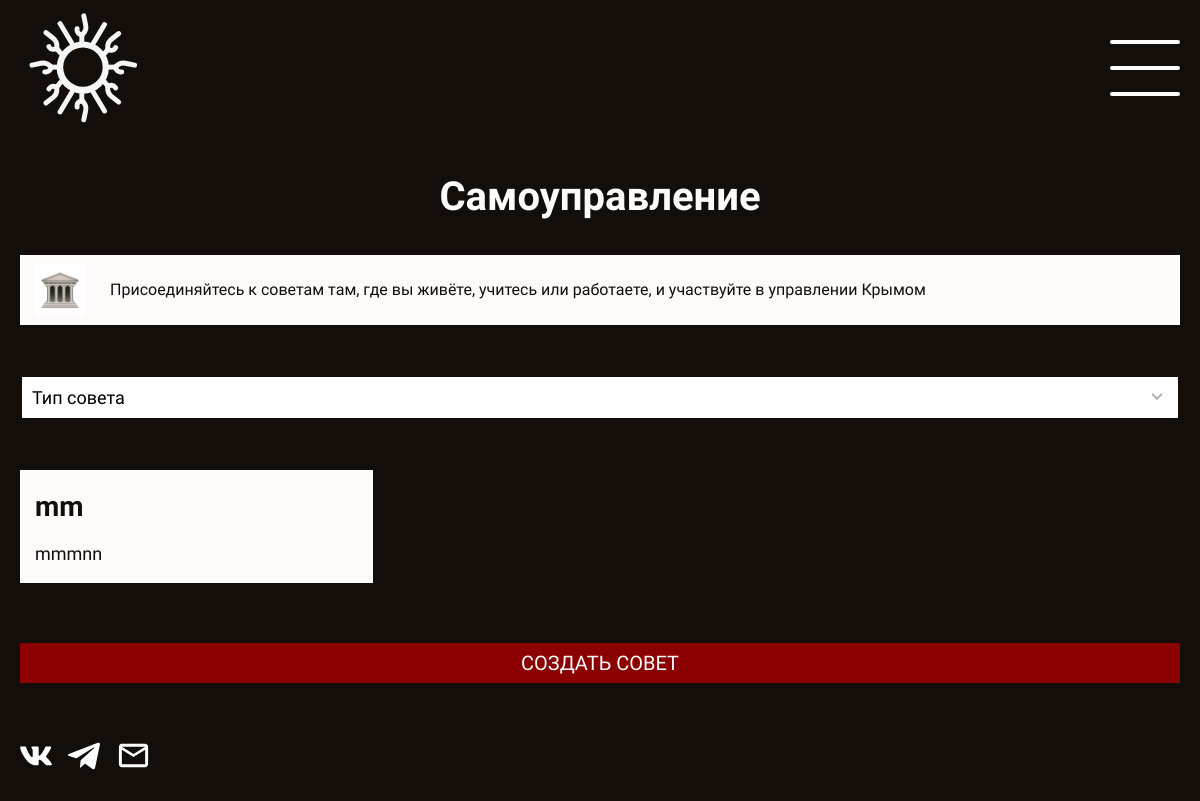
/self-gov/, run on an earlier commit of the app's database.
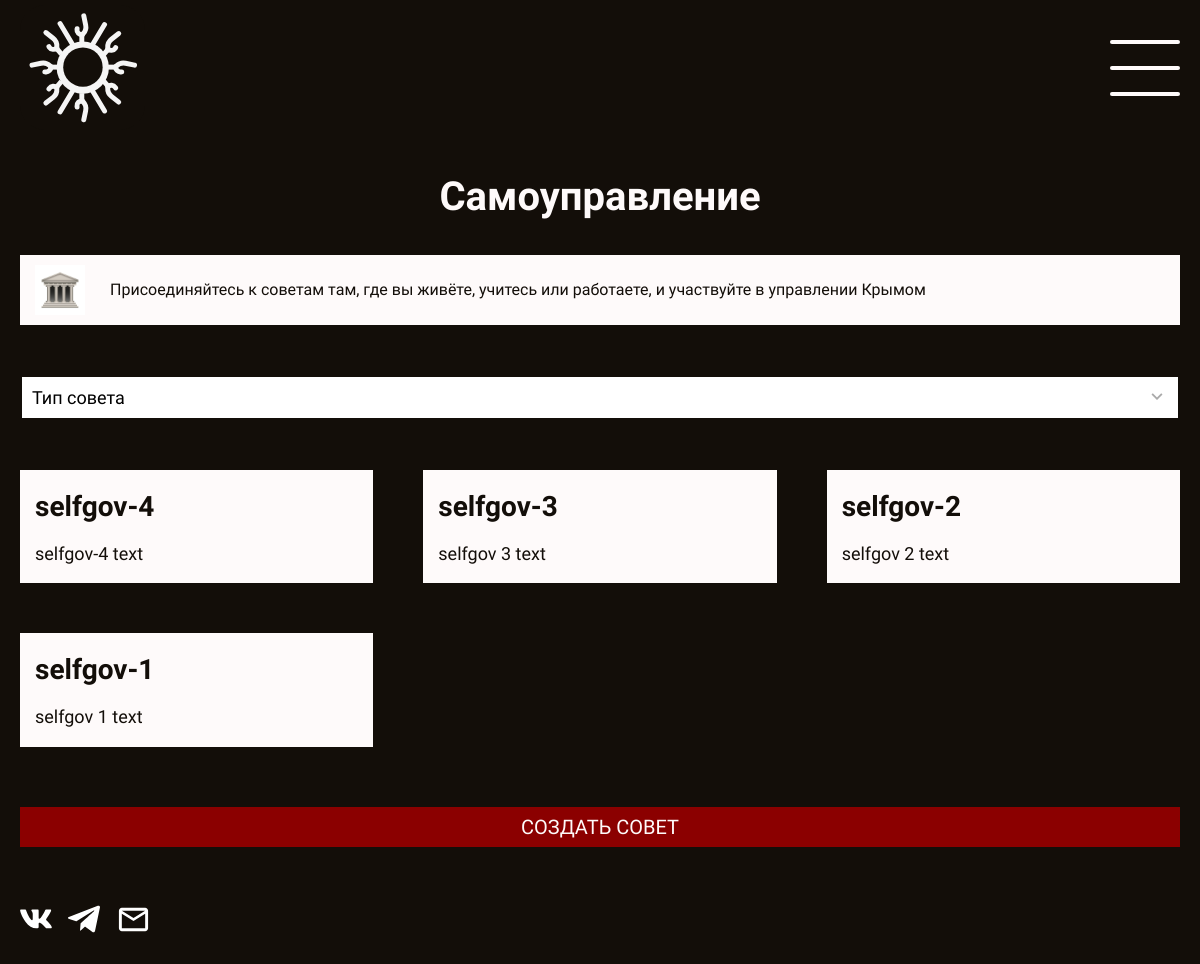
And on a later commit of the database.
### selfgov/models.py (models this page shows, shortened)
class Soviet(models.Model):
    id = models.UUIDField(primary_key=True, default=uuid.uuid4, editable=False)
    title = models.CharField(max_length=255)
    description = models.TextField(blank=True)
    chat_link = models.URLField(max_length=500, blank=True)
    soviet_type = models.ForeignKey(
        "SovietType",
        on_delete=models.PROTECT,
        related_name="soviets",
    )
    author = models.ForeignKey(
        settings.AUTH_USER_MODEL,
        on_delete=models.SET_NULL,
        null=True,
        blank=True,
        related_name="created_soviets",
    )
    latitude = models.DecimalField(
        max_digits=9, decimal_places=6, null=True, blank=True
    )
    longitude = models.DecimalField(
        max_digits=9, decimal_places=6, null=True, blank=True
    )
    moderated = models.BooleanField(default=False)
    created_at = models.DateTimeField(auto_now_add=True)
    class Meta:
        ordering = ["-created_at"]
        verbose_name = "Soviet"
        verbose_name_plural = "Soviets"

### selfgov/views.py (the view)
# urls.py: path("", views.selfgov_list, name="selfgov_list"),
def selfgov_list(request):
    all_selfgovs = Soviet.objects.filter(moderated=True)
    all_selfgovs_types = SovietType.objects.all().order_by("order")
    type_id = request.GET.get("selfgov_type")
    if type_id:
        all_selfgovs = all_selfgovs.filter(soviet_type=type_id)
    context = {
        "selfgovs": all_selfgovs,
        "selfgovs_types": all_selfgovs_types,
    }
    if request.headers.get("HX-Request"):
        return render(request, "partials/cards.html", context)
    return render(request, "selfgov_list.html", context)

### hromada/context_processors.py (called while the page is built)
def current_language_processor(request):
    return {
        'current_language': get_language(),
    }

### selfgov/templates/selfgov_list.html (shortened to what this page needs)
{% extends "base.html" %}
{% load i18n %}
{% load static %}
{% block content %}
<div class="container">
    <h1>{% trans 'Self-government' %}</h1>
    <div class="callout" style="margin-bottom: 15px">
        <img src="{% static 'images/icons/classical-building.jpg' %}" alt="" />
        <span>
            {% trans 'Доєднуйся до рад там, де ви живете, навчаєтесь або працюєте, і бери участь в управлінні Кримом' %}
        </span>
    </div>
    <div style="margin: 50px 0 0 0" class="">
        <select name="selfgov_type"
                hx-get="{% url 'selfgov_list' %}"
                hx-trigger="change"
                hx-target="#card-container"
                hx-indicator=".loader"
                class="form-field">
            <option value="">{% trans "Type of council" %}</option>
        </select>
    </div>
    <div id="card-container" class="projects-container" style="padding-top: 40px; padding-bottom: 40px">
        {% for selfgov in selfgovs %}
        <div class="card">
            <h3 style="margin-bottom: 0">
                <a href="{% url 'selfgov_detail' selfgov.id %}">{{ selfgov.title }}</a>
            </h3>
            <p>{{ selfgov.description|striptags|truncatechars:160|safe|default:"" }}</p>
        </div>
        {% endfor %}
    </div>
    <a class="button" style="margin-top: 20px" href="{% url 'selfgov_create' %}">{% trans 'Create a council'  %}</a>
</div>
{% endblock %}

What changed in the data, as far as the page shows it:
removed Soviet: title "mm", description "mmmnn"
added Soviet: title "selfgov-4", description "selfgov-4 text"
added Soviet: title "selfgov-3", description "selfgov 3 text"
added Soviet: title "selfgov-2", description "selfgov 2 text"
added Soviet: title "selfgov-1", description "selfgov 1 text"
